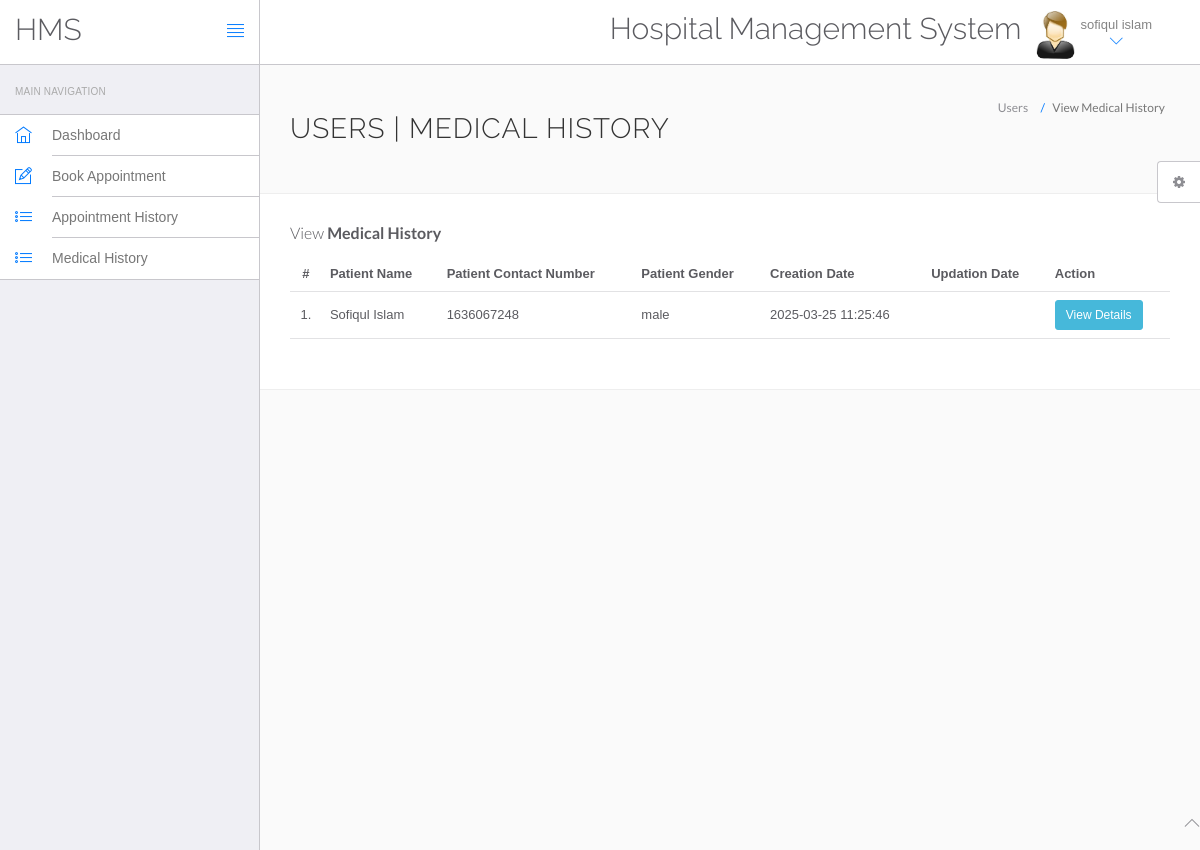
Page /hms/manage-medhistory.php (signed in) on the committed database.
### tables this page shows
CREATE TABLE `users` (
  `id` int(11) NOT NULL,
  `fullName` varchar(255) DEFAULT NULL,
  `address` longtext DEFAULT NULL,
  `city` varchar(255) DEFAULT NULL,
  `gender` varchar(255) DEFAULT NULL,
  `email` varchar(255) DEFAULT NULL,
  `password` varchar(255) DEFAULT NULL,
  `regDate` timestamp NULL DEFAULT current_timestamp(),
  `updationDate` timestamp NULL DEFAULT NULL ON UPDATE current_timestamp()
);

CREATE TABLE `tblpatient` (
  `ID` int(10) NOT NULL,
  `Docid` int(10) DEFAULT NULL,
  `PatientName` varchar(200) DEFAULT NULL,
  `PatientContno` bigint(10) DEFAULT NULL,
  `PatientEmail` varchar(200) DEFAULT NULL,
  `PatientGender` varchar(50) DEFAULT NULL,
  `PatientAdd` mediumtext DEFAULT NULL,
  `PatientAge` int(10) DEFAULT NULL,
  `PatientMedhis` mediumtext DEFAULT NULL,
  `CreationDate` timestamp NULL DEFAULT current_timestamp(),
  `UpdationDate` timestamp NULL DEFAULT NULL ON UPDATE current_timestamp()
);

### hms/manage-medhistory.php (the view, shortened to what this page needs)
<?php
include('include/config.php');
?>
<!DOCTYPE html>
<html lang="en">
	<head>
		<link rel="stylesheet" href="vendor/bootstrap/css/bootstrap.min.css">
		<link rel="stylesheet" href="vendor/fontawesome/css/font-awesome.min.css">
		<link rel="stylesheet" href="vendor/themify-icons/themify-icons.min.css">
		<link href="vendor/animate.css/animate.min.css" rel="stylesheet" media="screen">
		<link href="vendor/perfect-scrollbar/perfect-scrollbar.min.css" rel="stylesheet" media="screen">
		<link href="vendor/switchery/switchery.min.css" rel="stylesheet" media="screen">
		<link href="vendor/bootstrap-touchspin/jquery.bootstrap-touchspin.min.css" rel="stylesheet" media="screen">
		<link href="vendor/select2/select2.min.css" rel="stylesheet" media="screen">
		<link href="vendor/bootstrap-datepicker/bootstrap-datepicker3.standalone.min.css" rel="stylesheet" media="screen">
		<link href="vendor/bootstrap-timepicker/bootstrap-timepicker.min.css" rel="stylesheet" media="screen">
		<link rel="stylesheet" href="assets/css/styles.css">
		<link rel="stylesheet" href="assets/css/plugins.css">
		<link rel="stylesheet" href="assets/css/themes/theme-1.css" id="skin_color" />
	</head>
	<body>
		<div id="app">
<?php include('include/sidebar.php');?>
<div class="app-content">
<?php include('include/header.php');?>
<div class="main-content" >
<div class="wrap-content container" id="container">
<section id="page-title">
<div class="row">
<div class="col-sm-8">
<h1 class="mainTitle">Users | Medical History</h1>
</div>
<ol class="breadcrumb">
<li>
<span>Users</span>
</li>
<li class="active">
<span>View Medical History</span>
</li>
</ol>
</div>
</section>
<div class="container-fluid container-fullw bg-white">
<div class="row">
<div class="col-md-12">
<h5 class="over-title margin-bottom-15">View <span class="text-bold">Medical History</span></h5>
<table class="table table-hover" id="sample-table-1">
<thead>
<tr>
<th class="center">#</th>
<th>Patient Name</th>
<th>Patient Contact Number</th>
<th>Patient Gender </th>
<th>Creation Date </th>
<th>Updation Date </th>
<th>Action</th>
</tr>
</thead>
<tbody>
<?php
$uid=$_SESSION['id'];
$sql=mysqli_query($con,"select tblpatient.* from tblpatient join users on users.email=tblpatient.PatientEmail where users.id='$uid'");
$cnt=1;
while($row=mysqli_fetch_array($sql))
{
?>
<tr>
<td class="center"><?php echo $cnt;?>.</td>
<td class="hidden-xs"><?php echo $row['PatientName'];?></td>
<td><?php echo $row['PatientContno'];?></td>
<td><?php echo $row['PatientGender'];?></td>
<td><?php echo $row['CreationDate'];?></td>
<td><?php echo $row['UpdationDate'];?>
</td>
<td>
<a href="view-medhistory.php?viewid=<?php echo $row['ID'];?>" class="btn btn-info btn-sm">View Details</a>
</td>
</tr>
<?php
$cnt=$cnt+1;
 }?></tbody>
</table>
</div>
</div>
</div>
</div>
</div>
</div>
</div>
	<?php include('include/footer.php');?>
	<?php include('include/setting.php');?>
	</body>
</html>

### hms/include/header.php (shortened to what this page needs)
<header class="navbar navbar-default navbar-static-top">
					<div class="navbar-header">
						<a class="navbar-brand" href="#">
							<h2 style="padding-top:20% ">HMS</h2>
						</a>
						<a href="#" class="sidebar-toggler pull-right visible-md visible-lg" data-toggle-class="app-sidebar-closed" data-toggle-target="#app">
							<i class="ti-align-justify"></i>
						</a>
					</div>
					<div class="navbar-collapse collapse">
						<ul class="nav navbar-right">
								<li  style="padding-top:2% ">
								<h2>Hospital Management System</h2>
							</li>
							<li class="dropdown current-user">
								<a href class="dropdown-toggle" data-toggle="dropdown">
									<img src="assets/images/images.jpg"> <span class="username">
									<?php $query=mysqli_query($con,"select fullName from users where id='".$_SESSION['id']."'");
while($row=mysqli_fetch_array($query))
{
	echo $row['fullName'];
}
									?> <i class="ti-angle-down"></i></i></span>
								</a>
							</li>
						</ul>
					</div>
				</header>

### hms/assets/css/themes/theme-1.css (style rules this page uses)
body { background: #FAFAFA; }
header .navbar-header { background: #ffffff !important; border-right-color: #c8c7cc !important; border-bottom-color: #c8c7cc !important; }
header .navbar-header .sidebar-toggler, header .navbar-header .sidebar-mobile-toggler { color: #007aff !important; }
header .navbar-header .navbar-brand { color: #777 !important; }
header .navbar-collapse { background: #ffffff !important; border-bottom-color: #c8c7cc !important; box-shadow: none !important; }
header .navbar-collapse .navbar-right > li > a { color: #777; }
header .navbar-collapse .navbar-right > li > a i { color: #007aff !important; }

### rows in the picture
users: fullName "sofiqul islam"
tblpatient: PatientName "Sofiqul Islam", PatientContno "1636067248", PatientGender "male", CreationDate "2025-03-25 11:25:46"
